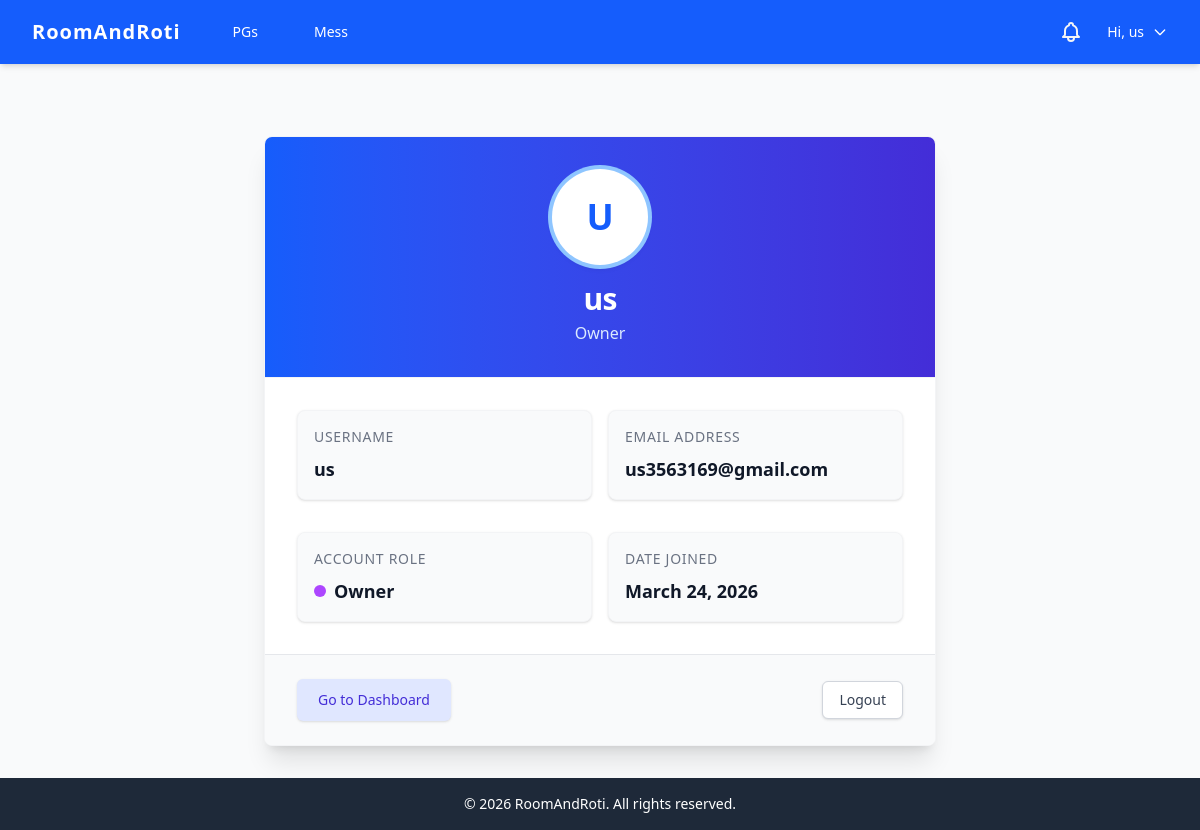
Screenshot of /users/profile/ (signed in) with the database file from the repository.
### users/models.py (models this page shows, shortened)
class CustomUser(AbstractUser):
    ROLE_CHOICES = (
        ("student", "Student"),
        ("owner", "Owner"),
        ("admin", "Admin"),
    )
    role = models.CharField(max_length=10, choices=ROLE_CHOICES, default="student")
    email = models.EmailField(unique=True)

### users/views.py (the view)
# urls.py: path("profile/", views.profile_view, name="profile"),
@login_required
def profile_view(request):
    if request.user.role == "student":
        profile, created = StudentProfile.objects.get_or_create(user=request.user)
        if request.method == "POST":
            form = StudentProfileForm(request.POST, instance=profile)
            if form.is_valid():
                form.save()
                messages.success(
                    request,
                    "Your preferences have been updated! Check the homepage for new Smart Matches.",
                )
                return redirect("profile")
        else:
            form = StudentProfileForm(instance=profile)
        return render(
            request, "users/profile.html", {"user": request.user, "form": form}
        )
    else:
        return render(request, "users/profile.html", {"user": request.user})

### users/context_processors.py (called while the page is built)
def unread_notifications(request):
    if request.user.is_authenticated:
        count = Notification.objects.filter(user=request.user, is_read=False).count()
        return {"unread_notifications_count": count}
    return {"unread_notifications_count": 0}

### users/templates/users/profile.html (shortened to what this page needs)
{% extends 'base.html' %}
{% block content %}
<div class="max-w-2xl mx-auto mt-10">
    <div
        class="bg-white shadow-xl rounded-lg overflow-hidden transition-all duration-300 hover:shadow-2xl border border-gray-100">
        <div class="bg-gradient-to-r from-blue-600 to-indigo-700 px-6 py-8 text-center">
            <div
                class="inline-flex items-center justify-center h-24 w-24 rounded-full bg-white text-blue-600 text-4xl font-bold mb-4 shadow-md ring-4 ring-blue-300 ring-opacity-50">
                {{ user.username|make_list|first|upper }}
            </div>
            <h2 class="text-3xl font-extrabold text-white tracking-tight">{{ user.username }}</h2>
            <p class="text-blue-100 mt-1 font-medium capitalize">{{ user.get_role_display }}</p>
        </div>
        <div class="px-8 py-8 border-t border-gray-100">
            <dl class="grid grid-cols-1 gap-x-4 gap-y-8 sm:grid-cols-2">
                <div class="sm:col-span-1 bg-gray-50 p-4 rounded-lg shadow-sm border border-gray-100">
                    <dt class="text-sm font-medium text-gray-500 uppercase tracking-wider">Username</dt>
                    <dd class="mt-2 text-lg text-gray-900 font-semibold">{{ user.username }}</dd>
                </div>
                <div class="sm:col-span-1 bg-gray-50 p-4 rounded-lg shadow-sm border border-gray-100">
                    <dt class="text-sm font-medium text-gray-500 uppercase tracking-wider">Email Address</dt>
                    <dd class="mt-2 text-lg text-gray-900 font-semibold">{{ user.email|default:"Not provided" }}</dd>
                </div>
                <div class="sm:col-span-1 bg-gray-50 p-4 rounded-lg shadow-sm border border-gray-100">
                    <dt class="text-sm font-medium text-gray-500 uppercase tracking-wider">Account Role</dt>
                    <dd class="mt-2 text-lg text-gray-900 font-semibold flex items-center">
                        <span
                            class="inline-block h-3 w-3 rounded-full mr-2 {% if user.role == 'owner' %}bg-purple-500{% else %}bg-green-500{% endif %}"></span>
                        {{ user.get_role_display }}
                    </dd>
                </div>
                <div class="sm:col-span-1 bg-gray-50 p-4 rounded-lg shadow-sm border border-gray-100">
                    <dt class="text-sm font-medium text-gray-500 uppercase tracking-wider">Date Joined</dt>
                    <dd class="mt-2 text-lg text-gray-900 font-semibold">{{ user.date_joined|date:"F j, Y" }}</dd>
                </div>
            </dl>
        </div>
        <div class="bg-gray-50 px-8 py-6 flex justify-between items-center border-t border-gray-200">
            {% if user.role == 'owner' %}
            <a href="{% url 'owner_dashboard' %}"
                class="inline-flex items-center px-5 py-2.5 border border-transparent text-sm font-medium justify-center rounded-md text-indigo-700 bg-indigo-100 hover:bg-indigo-200 focus:outline-none focus:ring-2 focus:ring-offset-2 focus:ring-indigo-500 transition-colors shadow-sm">
                Go to Dashboard
            </a>
            {% endif %}
            <form method="post" action="{% url 'logout' %}" class="inline">
                <button type="submit"
                    class="inline-flex items-center px-4 py-2 border border-gray-300 text-sm font-medium rounded-md text-gray-700 bg-white hover:bg-gray-50 focus:outline-none focus:ring-2 focus:ring-offset-2 focus:ring-red-500 transition-colors shadow-sm">
                    Logout
                </button>
            </form>
        </div>
    </div>
</div>
{% endblock %}

### templates/base.html (shortened to what this page needs)
<!DOCTYPE html>
{% load static %}
<html lang="en">
<head>
    <link rel="stylesheet" href="{% static 'css/output.css' %}">
    <link rel="stylesheet" href="https://cdnjs.cloudflare.com/ajax/libs/font-awesome/6.5.1/css/all.min.css">
</head>
<body class="bg-gray-50 text-gray-800 font-sans min-h-screen flex flex-col">
    <nav class="bg-blue-600 text-white shadow-md">
        <div class="max-w-7xl mx-auto px-4 sm:px-6 lg:px-8">
            <div class="flex justify-between h-16">
                <div class="flex items-center">
                    <a href="/" class="text-xl font-bold tracking-wider">RoomAndRoti</a>
                    <div class="hidden md:flex ml-10 space-x-8">
                        <a href="{% url 'pg_list' %}"
                            class="hover:text-blue-200 px-3 py-2 rounded-md text-sm font-medium">PGs</a>
                        <a href="{% url 'mess_list' %}"
                            class="hover:text-blue-200 px-3 py-2 rounded-md text-sm font-medium">Mess</a>
                    </div>
                </div>
                <div class="flex items-center space-x-4">
                    {% if user.is_authenticated %}
                    <a href="{% url 'notifications' %}" class="relative p-2 text-gray-100 hover:text-white transition-colors">
                    </a>
                    <div class="relative group h-full flex items-center">
                        <button
                            class="flex items-center space-x-2 text-sm font-medium hover:text-blue-200 focus:outline-none py-2">
                            <span>Hi, {{ user.username }}</span>
                            <svg class="w-4 h-4" fill="none" stroke="currentColor" viewBox="0 0 24 24"
                                xmlns="http://www.w3.org/2000/svg">
                                <path stroke-linecap="round" stroke-linejoin="round" stroke-width="2"
                                    d="M19 9l-7 7-7-7"></path>
                            </svg>
                        </button>
                    </div>
                    {% else %}
                    <a href="{% url 'login' %}"
                        class="hover:text-blue-200 px-3 py-2 rounded-md text-sm font-medium">Login</a>
                    <a href="{% url 'register' %}"
                        class="bg-white text-blue-600 hover:bg-gray-100 px-4 py-2 rounded-md text-sm font-bold">Sign
                        Up</a>
                    {% endif %}
                </div>
            </div>
        </div>
    </nav>
    <main class="flex-grow max-w-7xl w-full mx-auto px-4 sm:px-6 lg:px-8 py-8">
        {% block content %}
        {% endblock %}
    </main>
    <footer class="bg-gray-800 text-white text-center py-4 mt-auto">
        <p class="text-sm">&copy; 2026 RoomAndRoti. All rights reserved.</p>
    </footer>
</body>
</html>

### rows the page displays
CustomUser: username "us", username|make_list "U", role "Owner", email "us3563169@gmail.com", date_joined "March 24, 2026"
